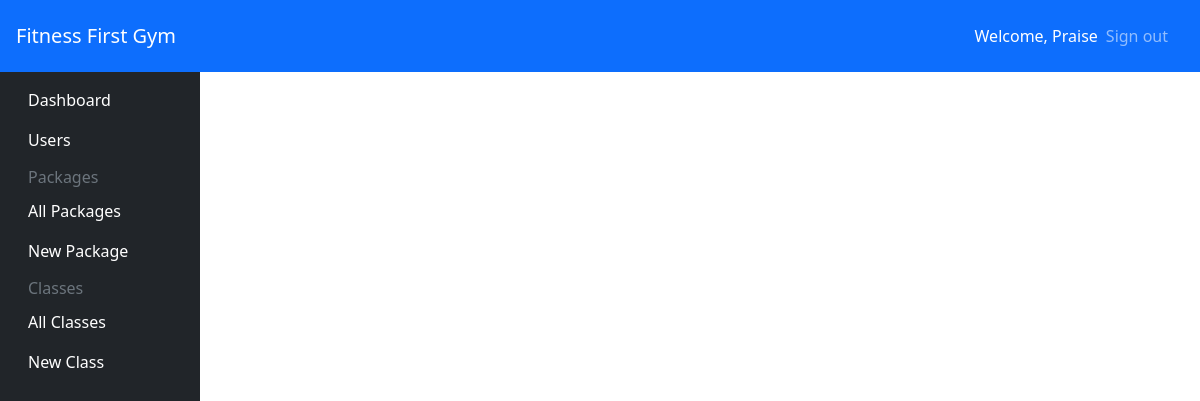
Before: /admin/class/all (signed in) with the older database file.
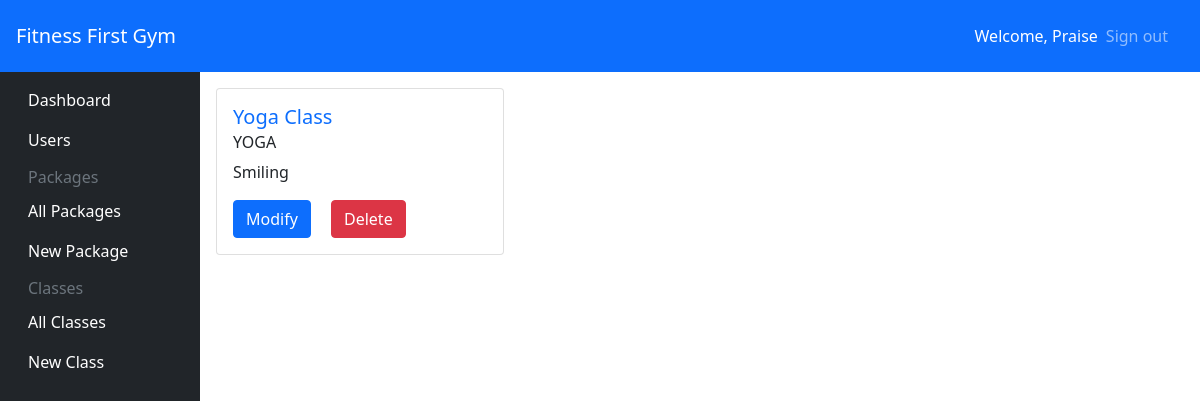
After: the same page with the newer database file.
### app/models/__init__.py (models this page shows)
class Class(db.Model):
    id = db.Column(db.Integer, primary_key=True)
    name = db.Column(db.String(150), unique=True, nullable=False)
    description = db.Column(db.String(500), nullable=False)
    schedule = db.Column(db.DateTime, nullable=False)
    category_id = db.Column(db.Integer, db.ForeignKey('category.id'))
    category = db.relationship('Category', backref=db.backref('class_category', lazy='dynamic'))
    trainer_id = db.Column(db.Integer, db.ForeignKey('trainer.id'))
    trainer = db.relationship('Trainer', backref=db.backref('class', lazy='dynamic'))
    current_capacity = db.Column(db.Integer, default=0)
    max_capacity = db.Column(db.Integer, default=10)

### app/models/Package.py (models this page shows)
class Category(db.Model):
    id = db.Column(db.Integer, primary_key=True)
    name = db.Column(db.String(50), unique=True)

### app/class_views.py (the view)
@app.route('/admin/class/all')
@login_required
def all_classes():
    classes = Class.query.all()
    return render_template('pages/admin/class/preview.html', classes=classes)

### app/models/__init__.py (called while the page is built)
@login_manager.user_loader
def load_user(id):
    return User.query.get(id)

### app/templates/pages/admin/class/preview.html (shortened to what this page needs)
{% extends "components/admin_base.html" %}
{% block content %}
{% for class in classes %}
    <div class="col">
        <div class="card" style="width: 18rem;">
            <div class="card-body">
                <h5 class="card-title text-primary">{{class.name}}</h5>
                <h6 class="card-subtitle mb-2 text-body-secondary">{{class.category.name}}</h6>
                <p class="card-text">{{class.description}}</p>
                <a href="/admin/class/edit/{{class.id}}" class="card-link btn btn-primary">Modify</a>
                <a href="/admin/class/delete/{{class.id}}" class="card-link btn btn-danger">Delete</a>
            </div>
        </div>
    </div>
    {% endfor %}
{% endblock content %}

Changed rows visible on the page:
added Class: name "Yoga Class", category.name "YOGA", description "Smiling"
